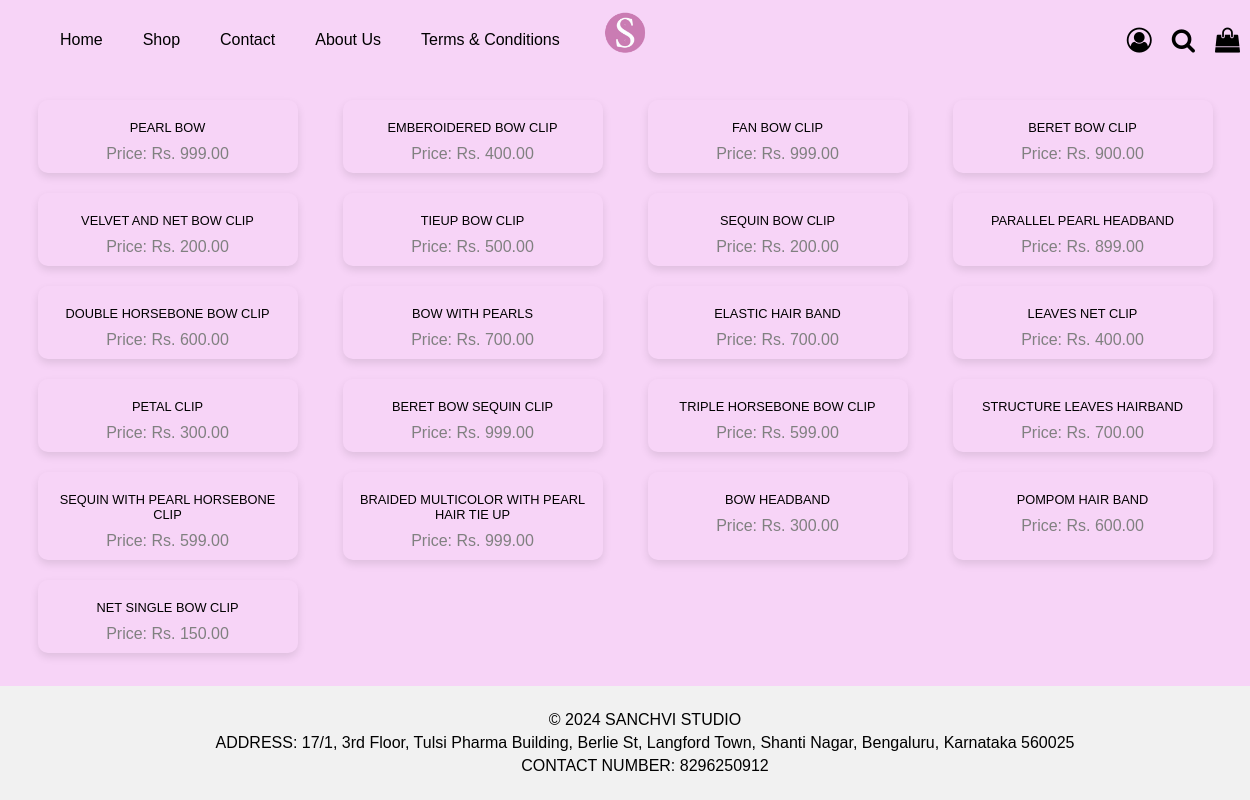
Page /accessories on the committed database.
### sales/models.py (models this page shows, shortened)
class Accessories(models.Model):
    name = models.CharField(max_length=255)
    price = models.DecimalField(max_digits=10, decimal_places=2)
    image = models.ImageField(upload_to='sales/static/media/')

### sales/views.py (the view)
# urls.py: path('accessories',views.accessories,name='accessories'),
def accessories(request):
    access = Accessories.objects.all()
    return render(request,'accessories.html', {'access': access})

### sales/templates/accessories.html (shortened to what this page needs)
<!DOCTYPE html>
<html lang="en">
<head>
    <link rel="stylesheet" href="https://cdnjs.cloudflare.com/ajax/libs/font-awesome/4.7.0/css/font-awesome.min.css">
</head>
<body>
    <div class="navbar">
        <div class="navbar-left">
            <ul class="nav-links">
                <li><a href="/">Home</a></li>
                <li><a href="/shop">Shop</a>
                </li>
                <li><a href="/contact_us">Contact</a></li>
                <li><a href="/about_us">About Us</a></li>
                <li><a href="/terms_condition">Terms & Conditions</a></li>
            </ul>
        </div>
        <div class="logo-container">
            <div class="logo">
                <a href="#home"><img src="static\media\Logo.png" alt="Logo"></a>
            </div>
        </div>
        <div class="navbar-right">
            <div class="nav-icons">
                <a href="login_view"><i class="fa fa-user-circle-o" aria-hidden="true" style="font-size:25px;color:black;"></i></a>
                <a href="search_results"><i class="fa fa-search" aria-hidden="true" style="font-size:25px;color:black;"></i></a>
                <a href="#cart"><i class="fa fa-shopping-bag" aria-hidden="true" style="font-size:25px;color:black;"></i></a>
            </div>
        </div>
    </div>
    <div class="content-container">
        <div class="product-cards">
            {% for accessory in access %}
            <div class="card" onclick="location.href='{% url 'accessories' %}'">
                <h2>{{ accessory.name }}</h2>
                <p>Price: Rs. {{ accessory.price }}</p>
            </div>
            {% empty %}
            <h2>No Products Available</h2>
            {% endfor %}
        </div>
    </div>
    <footer>
        <p>&copy; 2024 SANCHVI STUDIO</p>
        <p>ADDRESS: 17/1, 3rd Floor, Tulsi Pharma Building, Berlie St, Langford Town, Shanti Nagar, Bengaluru, Karnataka 560025</p>
        <p>CONTACT NUMBER: 8296250912</p>
    </footer>
</body>
</html>

### sales/templates/accessories.html (style rules this page uses)
body { background-color: #F7D4F7; display: flex; flex-direction: column; min-height: 100vh; margin: 0; font-family: Arial, sans-serif; }
.navbar { position: fixed; top: 0; left: 0; width: 100%; background: transparent; display: flex; align-items: center; padding: 10px 0; height: 80px; z-index: 1000; box-sizing: border-box; }
.navbar-left, .navbar-right { display: flex; align-items: center; gap: 20px; }
.navbar-left { margin-left: 10px; }
.navbar-right { margin-left: auto; margin-right: 10px; }
.logo-container { flex-grow: 1; display: flex; justify-content: center; align-items: center; position: absolute; left: 50%; transform: translateX(-50%); }
.logo { text-align: center; }
.logo img { height: 60px; }
.nav-links { list-style: none; display: flex; gap: 20px; margin: 0; }
.nav-links li { position: relative; }
.nav-links a { text-decoration: none; color: black; padding: 10px; transition: color 0.3s; font-family: sans-serif; }
.nav-icons { display: flex; gap: 20px; }
.content-container { flex: 1; padding-top: 80px; text-align: center; }
.product-cards { display: grid; grid-template-columns: repeat(auto-fit, minmax(240px, 1fr)); gap: 20px; justify-items: center; padding: 20px; max-width: 1200px; width: 100%; margin: 0 auto; }
.card { background-color: transparent; border-radius: 10px; box-shadow: 0 4px 8px rgba(0, 0, 0, 0.1); width: 100%; max-width: 240px; padding: 10px; cursor: pointer; transition: transform 0.2s; display: flex; flex-direction: column; align-items: center; }
.card h2 { font-size: 0.8em; margin: 10px 0; font-weight: normal; text-align: center; }
.card p { margin: 0; color: gray; }
footer { text-align: center; padding: 20px; background-color: #f1f1f1; width: 100%; margin-top: auto; }
footer p { margin: 5px 0; }

### rows in the picture
Accessories: name "PEARL BOW", price "999.00"
Accessories: name "EMBEROIDERED BOW CLIP", price "400.00"
Accessories: name "FAN BOW CLIP", price "999.00"
Accessories: name "BERET BOW CLIP", price "900.00"
Accessories: name "VELVET AND NET BOW CLIP", price "200.00"
Accessories: name "TIEUP BOW CLIP", price "500.00"
Accessories: name "SEQUIN BOW CLIP", price "200.00"
Accessories: name "PARALLEL PEARL HEADBAND", price "899.00"
Accessories: name "DOUBLE HORSEBONE BOW CLIP", price "600.00"
Accessories: name "BOW WITH PEARLS", price "700.00"
Accessories: name "ELASTIC HAIR BAND", price "700.00"
Accessories: name "LEAVES NET CLIP", price "400.00"
Accessories: name "PETAL CLIP", price "300.00"
Accessories: name "BERET BOW SEQUIN CLIP", price "999.00"
Accessories: name "TRIPLE HORSEBONE BOW CLIP", price "599.00"
Accessories: name "STRUCTURE LEAVES HAIRBAND", price "700.00"
Accessories: name "SEQUIN WITH PEARL HORSEBONE CLIP", price "599.00"
Accessories: name "BRAIDED MULTICOLOR WITH PEARL HAIR TIE UP", price "999.00"
Accessories: name "BOW HEADBAND", price "300.00"
Accessories: name "POMPOM HAIR BAND", price "600.00"
Accessories: name "NET SINGLE BOW CLIP", price "150.00"
